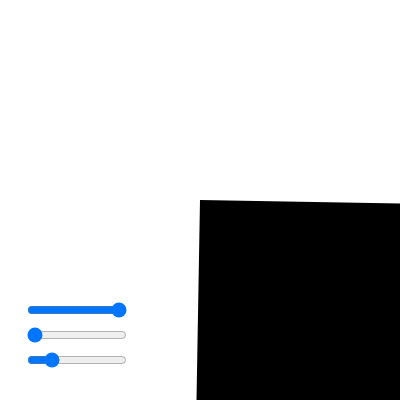
Frame 1 (no input)
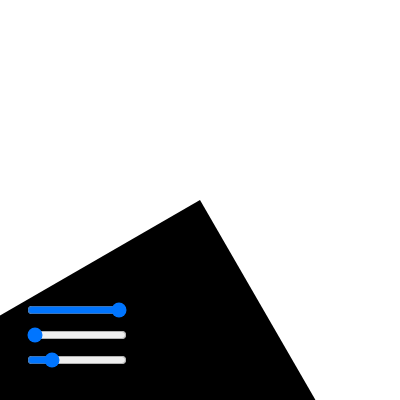
Frame 60 (no input)
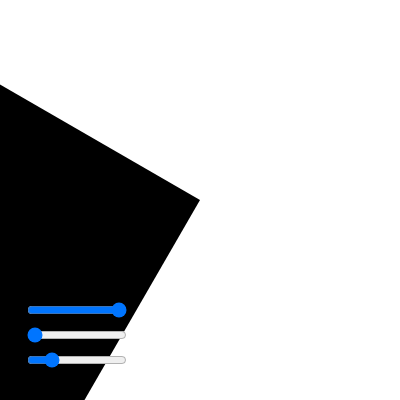
Frame 120 (the mouse pressed at the canvas centre since frame 60)

The p5.js sketch that drew these frames (run headless with seeded random() and noise() and a simulated clock; from frame 60 on, the mouse is pressed at the canvas centre):

// p5.js sketch
// ── sketch.js
let a = 0;

function setup() { 
  createCanvas(400, 400);
 
  angleMode(DEGREES);
  
  create_slider_1();
  create_slider_2();
  create_slider_3();
  
} 

function draw() { 
  
  let a_val1 = slider_1.value();
  let a_val2 = slider_2.value();
  let a_val3 = slider_3.value();
  
  background(a_val1);
  
  noStroke();
  push();
  translate(width/2, height/2);
  scale(2);
  a=a+a_val3
  rotate(a);
  fill(a_val2)
  rect(0, 0, 400, 400);
  pop();
}

let slider_1;

function create_slider_1() {
  // createSlider(min, max, [value], [step])
  slider_1 = createSlider(0,255,255);
  slider_1.style('width', '100px');
  slider_1.position(25, 300);
}

let slider_2;

function create_slider_2() {
  // createSlider(min, max, [value], [step])
  slider_2 = createSlider(0,255,0);
  slider_2.style('width', '100px');
  slider_2.position(25, 325);
}

let slider_3;

function create_slider_3() {
  // createSlider(min, max, [value], [step])
  slider_3 = createSlider(0, 5, 1);
  slider_3.style('width', '100px');
  slider_3.position(25, 350);
}
